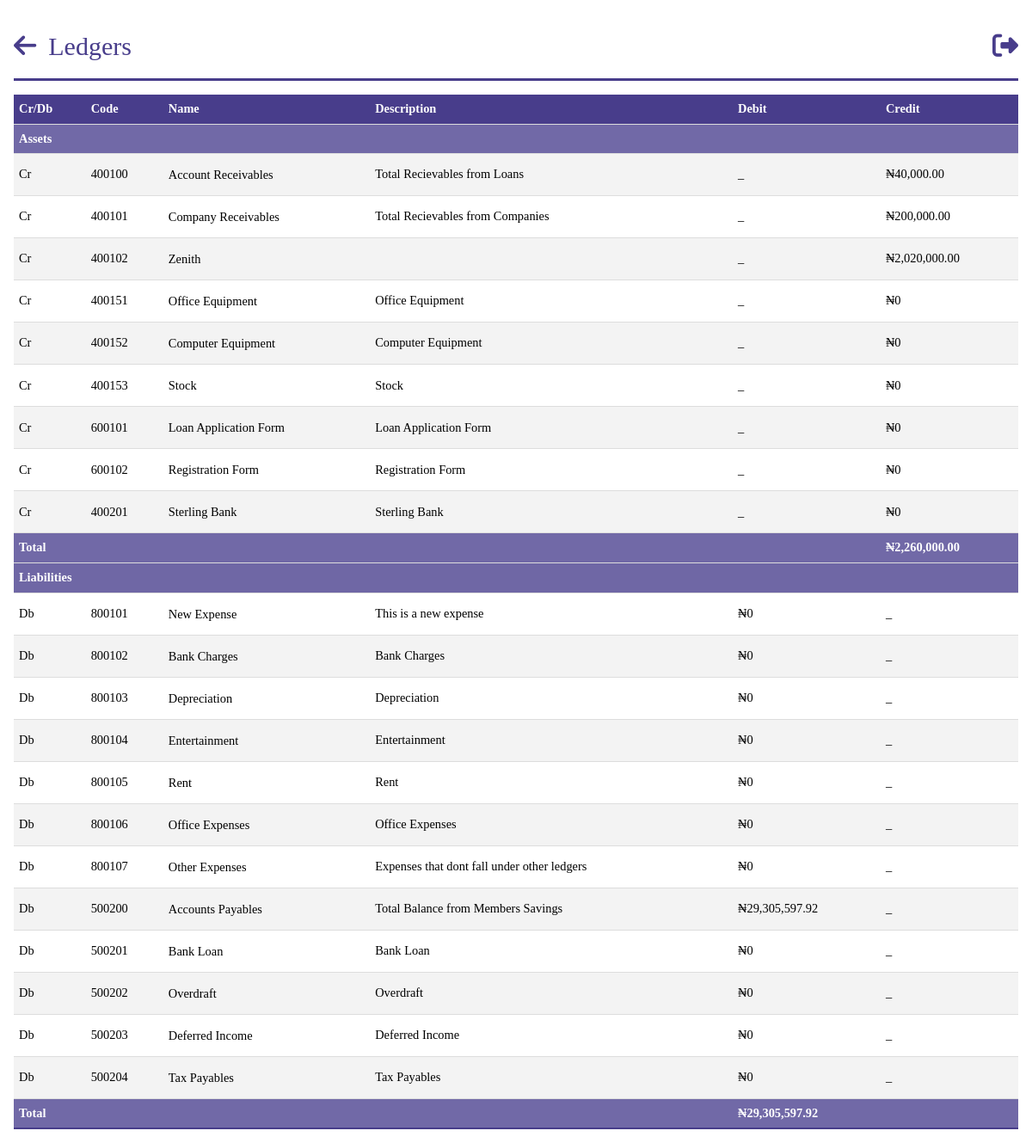
Page /ledger_report (signed in) on the earlier database version.
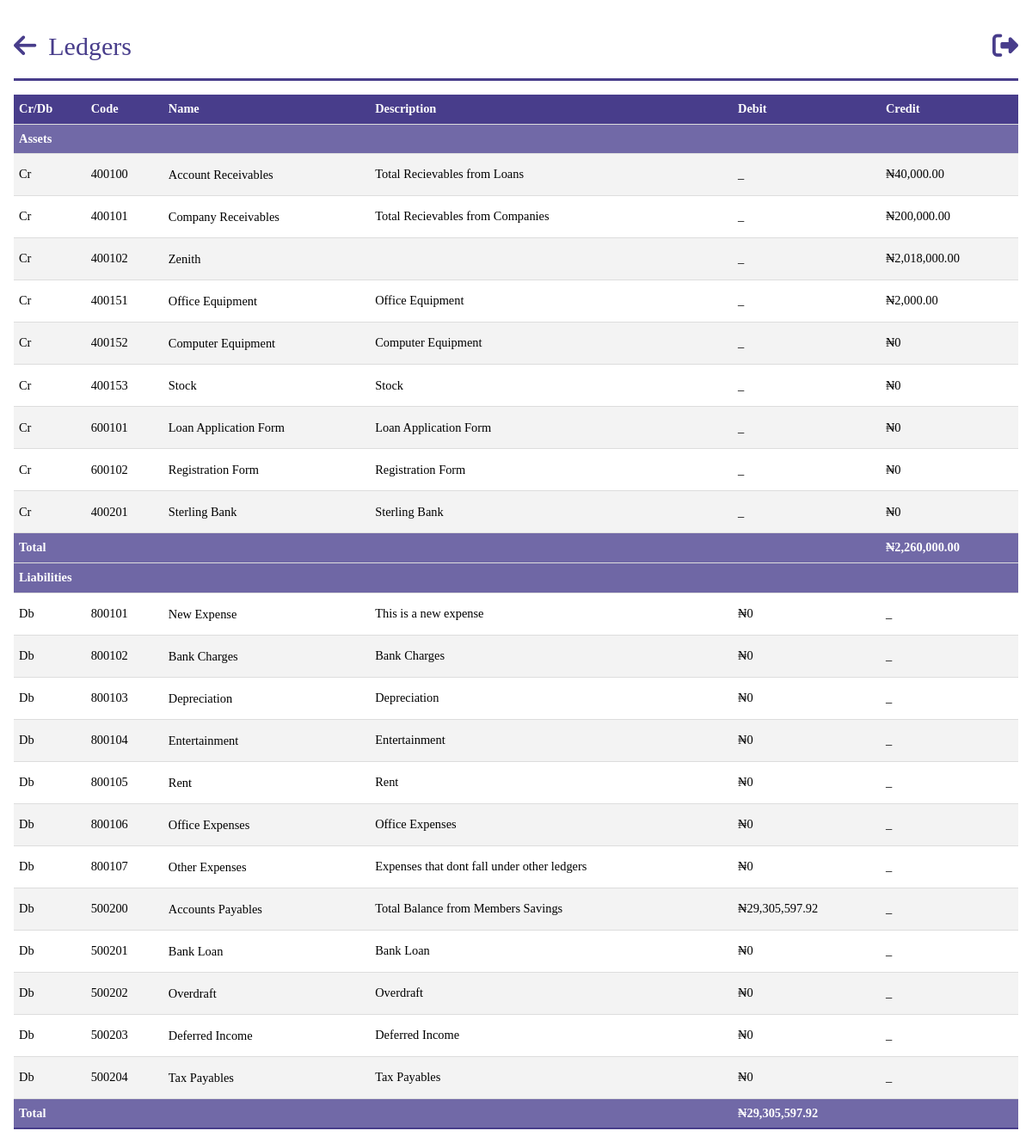
Same page on the later database version.
### models.py (models this page shows, shortened)
class Bank(db.Model):
    __tablename__ = 'banks'
    id = db.Column(db.Integer, primary_key=True)
    name = db.Column(db.String, nullable=False,unique=True)
    balance_bfd = db.Column(db.Float, default=0.0)
    new_balance = db.Column(db.Float, default=0.0)
    payments = db.relationship('BankPayment', backref='bank')

class Asset(db.Model):
    __tablename__ = 'assets'
    id = db.Column(db.Integer, primary_key=True)
    name = db.Column(db.String)
    balance_bfd = db.Column(db.Float, default=0.0)
    description = db.Column(db.String, nullable=True)
    balance = db.Column(db.Float,default=0.0)
    payments = db.relationship('AssetPayment', backref='asset')

class Income(db.Model):
    __tablename__ = 'incomes'
    id = db.Column(db.Integer, primary_key=True)
    name = db.Column(db.String)
    description = db.Column(db.String, nullable=True)
    balance_bfd = db.Column(db.Float, default=0.0)
    balance = db.Column(db.Float,default=0.0)
    payments = db.relationship('IncomePayment', backref='income')

class Investment(db.Model):
    __tablename__ = 'investments'
    id = db.Column(db.Integer, primary_key=True)
    name = db.Column(db.String)
    description = db.Column(db.String, nullable=True)
    balance = balance = db.Column(db.Float,default=0.0)
    balance_bfd = db.Column(db.Float, default=0.0)
    payments = db.relationship('InvestmentPayment', backref='investment')

class Expense(db.Model):
    __tablename__ = 'expenses'
    id = db.Column(db.Integer, primary_key=True)
    name = db.Column(db.String)
    description = db.Column(db.String, nullable=True)
    balance_bfd = db.Column(db.Float, default=0.0)
    balance = balance = db.Column(db.Float,default=0.0)
    payments = db.relationship('ExpensePayment', backref='expense')

class Liability(db.Model):
    __tablename__ = 'liabilities'
    id = db.Column(db.Integer, primary_key=True)
    name = db.Column(db.String)
    description = db.Column(db.String, nullable=True)
    balance = balance = db.Column(db.Float,default=0.0)
    balance_bfd = db.Column(db.Float, default=0.0)
    payments = db.relationship('LiabilityPayment', backref='liability')

### app.py (the view)
@app.route('/ledger_report')
@login_required
@role_required(['Admin','Secretary','Sub-Admin'])
def ledger_report():
    companies = Company.query.all()
    banks = Bank.query.all()
    persons = Person.query.all()
    assets = Asset.query.all()
    liabilities = Liability.query.all()
    incomes = Income.query.all()
    expenses = Expense.query.all()
    investments = Investment.query.all()
    total_company_receivable =sum(company.amount_accumulated for company in companies)
    total_cash_and_equivalents = total_company_receivable + sum(bank.new_balance for bank in banks)
    total_accounts_receivable = sum(person.loan_balance for person in persons)
    total_investments= sum(investment.balance for investment in investments if investment.balance)
    total_incomes = sum(income.balance for income in incomes if income.balance)
    total_expenses = sum(expense.balance for expense in expenses if expense.balance )
    total_assets = total_cash_and_equivalents + total_accounts_receivable + sum(asset.balance for asset in assets if asset.balance) + total_incomes + total_investments
    total_accounts_payable = sum(person.total_balance for person in persons)
    total_liabilities = total_accounts_payable + sum(liability.balance for liability in liabilities if liability.balance) + total_expenses
    total_equity = total_assets - total_liabilities
    total_liabilities_and_equity = total_liabilities + total_equity
    return render_template('query/ledger_report.html', assets=assets, total_expenses=total_expenses, expenses = expenses,incomes=incomes,
                           banks=banks, total_cash_and_equivalents=total_cash_and_equivalents,company =total_company_receivable,
                           total_accounts_receivable=total_accounts_receivable, total_incomes=total_incomes,
                           total_assets=total_assets, investments=investments,liabilities=liabilities,
                           total_accounts_payable=total_accounts_payable, total_liabilities=total_liabilities,
                           total_equity=total_equity, total_liabilities_and_equity=total_liabilities_and_equity)

### app.py (called while the page is built)
@login_manager.user_loader
def load_user(person_id):
    return Person.query.get(person_id)

def role_required(roles_required):
    def decorator(view_func):
        @wraps(view_func)
        def wrapper(*args, **kwargs):
            if not current_user.is_authenticated:
                flash("You must be logged in to access this page.", "danger")
                return redirect(url_for("login"))
            user_role = current_user.role
            if user_role.name not in roles_required:
                flash("You don't have the required role to access this page.", "danger")
                return redirect(url_for("dashboard"))  # Change this to your desired redirect
            return view_func(*args, **kwargs)
        return wrapper
    return decorator

@app.before_request
def before_request():
  g.user = current_user

@app.template_filter('currency')
@login_required
def currency(value):
    modified_value = format_currency(value)  # Modify the value as needed
    return modified_value

### filters.py (called while the page is built)
def format_currency(value, currency_symbol='₦', decimal_separator='.', thousands_separator=','):
    if value:
        if value < 0:
            formatted_value = f'-{currency_symbol}{abs(value):,.2f}'
        else:
            formatted_value = f'{currency_symbol}{value:,.2f}'
        formatted_value = formatted_value.replace('.', decimal_separator).replace(',', thousands_separator)
    else:
        formatted_value = f'{currency_symbol}0'
    return formatted_value

### templates/query/ledger_report.html (shortened to what this page needs)
{%extends 'base.html' %}
{% block header%}
Ledgers
{% endblock  %}
{%block content%}
<body id="person">
    <table class="tab-content">
        <tbody>
            <tr>
                <th>Cr/Db</th>
                <th>Code</th>
                <th>Name</th>
                <th>Description</th>
                <th>Debit</th>
                <th>Credit</th>
            </tr>
            <tr>
                <th colspan="6" class="total">Assets</th>
            </tr>
            <tr>
                <td>Cr</td>
                <td>400100  </td>
                <td><a href="{{url_for('get_loan')}}">Account Receivables</a></td>
                <td>Total Recievables from Loans</td>
                <td> _ </td>
                <td>{{ total_accounts_receivable| currency }}</td>
            </tr>
            <tr>
                <td>Cr</td>
                <td>400101  </td>
                <td><a href="{{url_for('get_loan')}}">Company Receivables</a></td>
                <td>Total Recievables from Companies</td>
                <td> _ </td>
                <td>{{ company| currency }}</td>
            </tr>
            {% for bank in banks %}
            <tr>
                <td>Cr</td>
                <td>{{ 400101+bank.id }}</td>
                <td><a href="">{{ bank.name }}</a></td>
                <td>{{ bank.description}}</td>
                <td> _ </td>
                <td>{{ bank.new_balance | currency }}</td>
            </tr>
            {% endfor %}
            {% for asset in assets %}
                <tr>
                    <td>Cr</td>
                    <td>{{ 400150+asset.id }}</td>
                    <td>
                        <a href="">{{ asset.name}}</a>
                    </td>
                    <td>{{ asset.description}}</td>
                    <td> _ </td>
                    <td>{{ asset.balance | currency }}</td>
                </tr>
            {% endfor %}
            {% for income in incomes %}
            <tr>
                <td>Cr</td>
                <td>{{ 600100+income.id }}</td>
                <td><a href="">{{ income.name }}</a></td>
                <td>{{ income.description }}</td>
                <td> _ </td>
                <td>{{ income.balance | currency }}</td>
            </tr>
            {% endfor %}
            {% for investment in investments %}
            <tr>
                <td>Cr</td>
                <td>{{ 400200+investment.id }}</td>
                <td><a href="">{{ investment.name }}</a></td>
                <td>{{ investment.description}}</td>
                <td> _ </td>
                <td>{{ investment.balance | currency }}</td>
            </tr>
            {% endfor %}
            <tr>
                <th colspan="5" class="total">Total</th>
                <th colspan="1" class="total">{{total_assets | currency}}</th>
            </tr>
            <tr>
                <th colspan="6" class="total">Liabilities</th>
            </tr>
            {% for expense in expenses %}
            <tr>
                <td>Db</td>
                <td>{{ 800100+expense.id }}</td>
                <td><a href="">{{ expense.name }}</a></td>
                <td>{{ expense.description }}</td>
                <td>{{ expense.balance | currency }}</td>
                <td> _ </td>
            </tr>
            {% endfor %}
            <tr>
                <td>Db</td>
                <td>500200 </td>
                <td><a href="{{url_for('get_payments')}}">Accounts Payables</a></td>
                <td>Total Balance from Members Savings</td>
                <td>{{ total_accounts_payable | currency }}</td>
                <td> _ </td>
            </tr>
            {% for liability in liabilities %}
            <tr>
                <td>Db</td>
                <td>{{ 500200 + liability.id }}</td>
                <td><a href="">{{ liability.name }}</a></td>
                <td>{{ liability.description}}</td>
                <td>{{ liability.balance | currency }}</td>
                <td> _ </td>
            </tr>
            {% endfor %}
            <tr>
                <th colspan="4" class="total">Total</th>
                <th colspan="2" class="total">{{total_liabilities | currency}}</th>
            </tr>
        </tbody>
    </table>
{%endblock%}

### templates/base.html (shortened to what this page needs)
<!DOCTYPE html>
<html lang="en">
<head>
    <link rel="stylesheet" href="https://cdnjs.cloudflare.com/ajax/libs/font-awesome/6.4.0/css/all.min.css"/>
    <link rel="stylesheet" href="\static\css\style.css">
</head>
<body class='index'>
    <header class="dashboard">
        <section id="nav">
            {%block anchor%}<a href="{{url_for('dashboard')}}" id='arrow'><i class="fa-solid fa-arrow-left"></i></a>{%endblock%}
            <a id="head">{% block header%}{% endblock  %}</a>
            <a href="#" class="tail"><i class="fa-sharp fa-solid fa-right-from-bracket"></i></a>
        </section>
    </header>
    {%block content%} {%endblock%}
</body>
</html>

### static/css/style.css (style rules this page uses)
* { margin: 0; padding: 0; box-sizing: border-box; font-family:'Times New Roman', Times, serif; }
.index { background-color: #ffffff; margin: 0 auto; max-width: 80em; line-height: 1.5; padding: 1em 1em; }
.index a { color: #fff; line-height: 2.5; text-decoration: none; }
.index #nav { border-bottom: #483d8b solid; margin-bottom: 1em; }
.index #nav a { font-size: 10px; }
.index #nav .tail { float: right; }
.index #nav a { font-size: 30px; color: #483d8b; }
.index #nav .tail i { color: #483d8b; }
.index #nav #arrow i { color: #483d8b; margin-right: 10px; }
#person * { color: #000; max-width: 90em; margin: 0 auto; }
#person .tab-content { width: 100%; border-collapse: collapse; font-size: 0.9em; min-width: 400px; }
#person .tab-content tr th { background-color: #483d8b; color: #fff; text-align: left; font-weight: bold; }
#person th, #person td { padding: 6px; text-align: left; border-bottom: 1px solid #ddd; }
#person .tab-content tbody tr:nth-of-type(odd) { background-color: #f3f3f3; }
#person .tab-content tr a { text-decoration: none; }
#person .tab-content .total { background: #524894d0; }

Differences in the rows shown:
changed Bank "Zenith": new_balance "₦2,020,000.00" → "₦2,018,000.00"
changed Asset "Office Equipment": balance "₦0" → "₦2,000.00"
